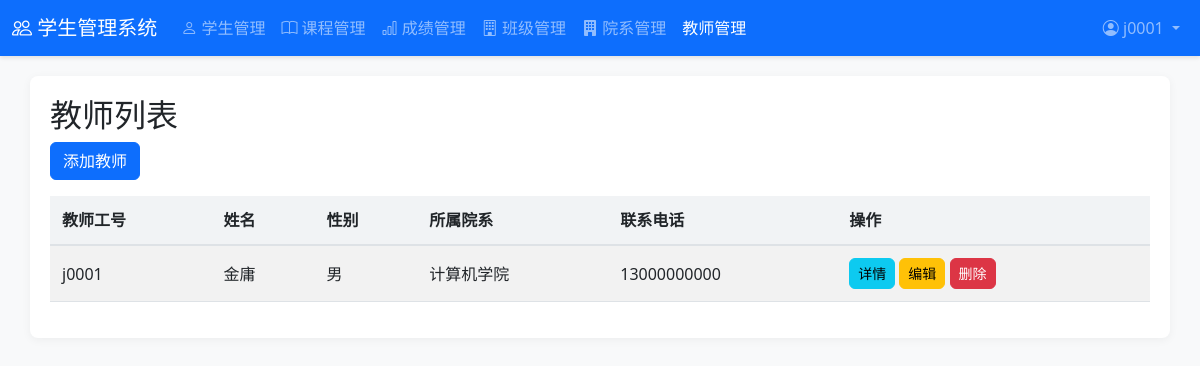
Screenshot of /teachers/ (signed in) with the database file from the repository.
### students/models.py (models this page shows, shortened)
class Teacher(models.Model):
    user = models.OneToOneField(User, on_delete=models.CASCADE, verbose_name='关联用户')
    teacher_id = models.CharField(max_length=20, unique=True, verbose_name='教师工号')
    name = models.CharField(max_length=50, verbose_name='姓名')
    gender = models.CharField(max_length=10, choices=[('male', '男'), ('female', '女')], verbose_name='性别')
    phone = models.CharField(max_length=15, blank=True, verbose_name='联系电话')
    email = models.EmailField(blank=True, verbose_name='电子邮箱')
    department = models.ForeignKey(Department, on_delete=models.CASCADE, verbose_name='所属院系')
    created_at = models.DateTimeField(auto_now_add=True, verbose_name='创建时间')
    updated_at = models.DateTimeField(auto_now=True, verbose_name='更新时间')
    class Meta:
        verbose_name = '教师'
        verbose_name_plural = '教师'

class Department(models.Model):
    name = models.CharField(max_length=100, verbose_name='院系名称')
    description = models.TextField(blank=True, verbose_name='院系描述')
    created_at = models.DateTimeField(auto_now_add=True, verbose_name='创建时间')
    updated_at = models.DateTimeField(auto_now=True, verbose_name='更新时间')
    def __str__(self):
        return self.name
    class Meta:
        verbose_name = '院系'
        verbose_name_plural = '院系'

### students/views.py (the view)
# urls.py: path('teachers/', views.teacher_list, name='teacher_list'),
@login_required
@user_passes_test(is_admin_or_teacher)
def teacher_list(request):
    teachers = Teacher.objects.select_related('department').all()
    return render(request, 'students/teacher_list.html', {'teachers': teachers})

### students/views.py (called while the page is built)
def is_admin_or_teacher(user):
    return user.is_superuser or hasattr(user, 'teacher')

### students/templates/students/teacher_list.html
{% extends 'students/base.html' %}
{% block content %}
    <h2>教师列表</h2>
    <a href="{% url 'teacher_create' %}" class="btn btn-primary mb-3">添加教师</a>
    <table class="table table-striped">
        <thead>
            <tr>
                <th>教师工号</th>
                <th>姓名</th>
                <th>性别</th>
                <th>所属院系</th>
                <th>联系电话</th>
                <th>操作</th>
            </tr>
        </thead>
        <tbody>
            {% for teacher in teachers %}
            <tr>
                <td>{{ teacher.teacher_id }}</td>
                <td>{{ teacher.name }}</td>
                <td>{{ teacher.get_gender_display }}</td>
                <td>{{ teacher.department }}</td>
                <td>{{ teacher.phone }}</td>
                <td>
                    <a href="{% url 'teacher_detail' teacher.pk %}" class="btn btn-info btn-sm">详情</a>
                    <a href="{% url 'teacher_update' teacher.pk %}" class="btn btn-warning btn-sm">编辑</a>
                    <a href="{% url 'teacher_delete' teacher.pk %}" class="btn btn-danger btn-sm">删除</a>
                </td>
            </tr>
            {% empty %}
            <tr>
                <td colspan="6" class="text-center">暂无教师信息</td>
            </tr>
            {% endfor %}
        </tbody>
    </table>
{% endblock %}

### students/templates/students/base.html (shortened to what this page needs)
<!DOCTYPE html>
<html lang="zh-CN">
<head>
    <link rel="stylesheet" href="https://cdn.jsdelivr.net/npm/bootstrap@5.3.0/dist/css/bootstrap.min.css">
</head>
<body>
    <nav class="navbar navbar-expand-lg navbar-dark bg-primary">
        <div class="container-fluid">
            <a class="navbar-brand" href="{% url 'home' %}">
                <i class="bi bi-people"></i> 学生管理系统
            </a>
            <div class="collapse navbar-collapse" id="navbarNav">
                <ul class="navbar-nav me-auto mb-2 mb-lg-0">
                    {% if user.is_superuser or user.teacher %}
                        <li class="nav-item">
                            <a class="nav-link {% if request.resolver_match.url_name == 'student_list' %}active{% endif %}" href="{% url 'student_list' %}">
                                <i class="bi bi-person"></i> 学生管理
                            </a>
                        </li>
                        <li class="nav-item">
                            <a class="nav-link {% if request.resolver_match.url_name == 'course_list' %}active{% endif %}" href="{% url 'course_list' %}">
                                <i class="bi bi-book"></i> 课程管理
                            </a>
                        </li>
                        <li class="nav-item">
                            <a class="nav-link {% if request.resolver_match.url_name == 'score_list' %}active{% endif %}" href="{% url 'score_list' %}">
                                <i class="bi bi-bar-chart"></i> 成绩管理
                            </a>
                        </li>
                        <li class="nav-item">
                            <a class="nav-link {% if request.resolver_match.url_name == 'class_list' %}active{% endif %}" href="{% url 'class_list' %}">
                                <i class="bi bi-building"></i> 班级管理
                            </a>
                        </li>
                        <li class="nav-item">
                            <a class="nav-link {% if request.resolver_match.url_name == 'department_list' %}active{% endif %}" href="{% url 'department_list' %}">
                                <i class="bi bi-building-fill"></i> 院系管理
                            </a>
                        </li>
                        <li class="nav-item">
                            <a class="nav-link {% if request.resolver_match.url_name == 'teacher_list' %}active{% endif %}" href="{% url 'teacher_list' %}">
                                 教师管理
                            </a>
                        </li>
                    {% endif %}
                </ul>
                <ul class="navbar-nav">
                    {% if user.is_authenticated %}
                        <li class="nav-item dropdown">
                            <a class="nav-link dropdown-toggle" href="#" role="button" data-bs-toggle="dropdown" aria-expanded="false">
                                <i class="bi bi-person-circle"></i> {{ user.username }}
                            </a>
                        </li>
                    {% else %}
                        <li class="nav-item">
                            <a class="nav-link" href="{% url 'login' %}">
                                <i class="bi bi-box-arrow-in-right"></i> 登录
                            </a>
                        </li>
                    {% endif %}
                </ul>
            </div>
        </div>
    </nav>
    <div class="container">
        {% block content %}
        {% endblock %}
    </div>
    <link rel="stylesheet" href="https://cdn.jsdelivr.net/npm/bootstrap-icons@1.10.5/font/bootstrap-icons.css">
</body>
</html>

### students/templates/students/base.html (style rules this page uses)
body { background-color: #f8f9fa; }
.navbar { box-shadow: 0 2px 4px rgba(0, 0, 0, 0.1); }
.container { background-color: white; border-radius: 8px; box-shadow: 0 2px 10px rgba(0, 0, 0, 0.05); padding: 20px; margin-top: 20px; margin-bottom: 20px; }
.table { border-collapse: separate; border-spacing: 0; }
.table th { background-color: #f1f3f5; border-bottom: 2px solid #dee2e6; }
.table td, .table th { padding: 12px; vertical-align: middle; }
.btn { border-radius: 6px; font-weight: 500; transition: all 0.2s; }

### rows the page displays
Teacher: teacher_id "j0001", name "金庸", gender "男", department "计算机学院", phone "13000000000"

### other values shown
{{ user.username }} "j0001"
